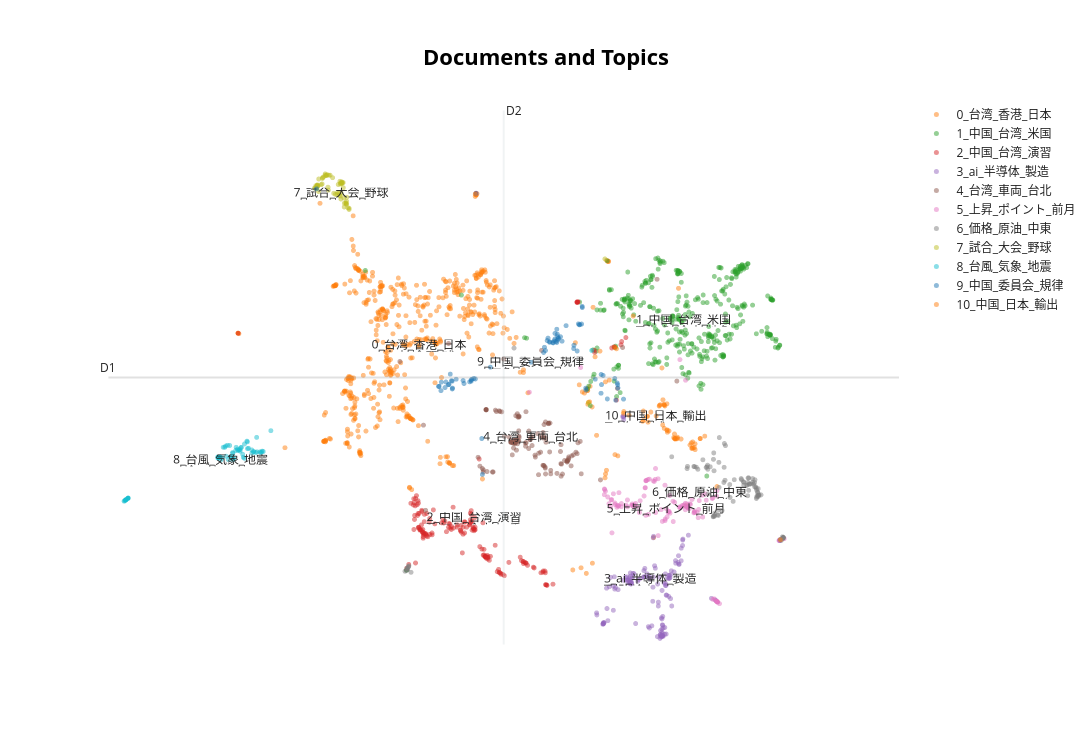

The code cell stored with this chart in its notebook:
### Code cell
fig_docs = topic_model.visualize_documents(df3['tokens_blanc'].tolist())
fig_docs.show()
